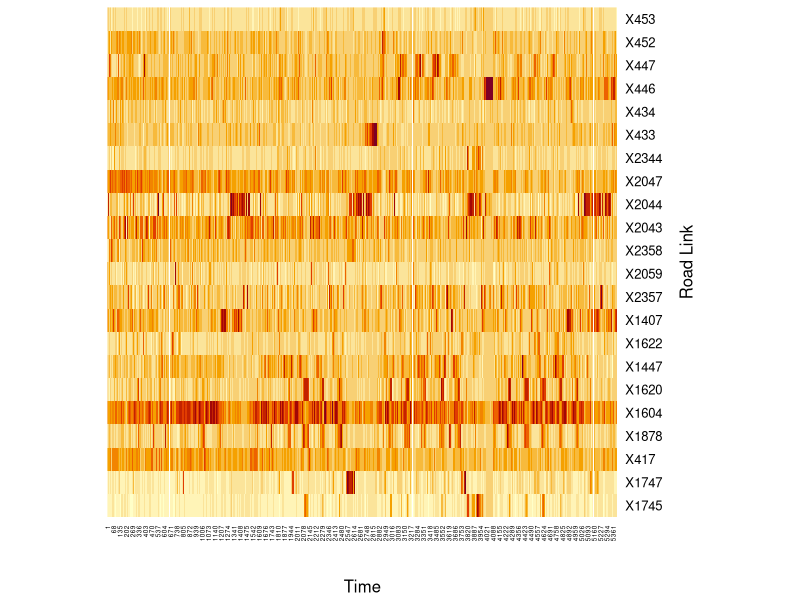

Here is the R script that generated this plot:
# INFO --------------------------------------------------------------------

# Purpose: Create a heatmap of Road link x Time, byDay allows you to subset for each day 
# Inputs: traffic_speeds.csv
# Outputs: heatmap jpeg

# CREATE HEATMAP ----------------------------------------------------------
setwd("C:/Users/hanna/Desktop/Winter2020/spatio-temporal/assessment/analysis/UCL_Traffic_Forecast")
data <- read.csv('./2_data_split/traffic_speeds.csv') # read the csv
nt <- data[,1:22] # drop the time columns 
nt <- as.matrix(t(nt)) # convert to matrix
heatmap(nt, Colv = NA, Rowv = NA, scale='column', xlab='Time', ylab='Road Link') # create the heatmap

# HEATMAP FOR DAY ---------------------------------------------------------

# day input should range from 1-30 (reflecting number of days in the dataset)
byDay <- function(day){
  select <- data[(1+(180*day)-180):(180*day),] # select the data for that day
  nt <- select[,1:22] # drop the time columns 
  nt <- as.matrix(t(nt)) # convert to matrix
  
  jpeg(file = paste0('day',i, '.jpeg', sep = '')) # to save the heatmap
  heatmap(nt, Colv = NA, Rowv = NA, scale='column', xlab='Time', ylab='Road Link') # create the heatmap
  dev.off()
}

#for(i in 1:30){
#  byDay(i)
#}


# TIME SERIES EXPLORATION -------------------------------------------------

# weekly patterns in the data? 

df <- as.data.frame(t(nt))

# daily patterns? 

